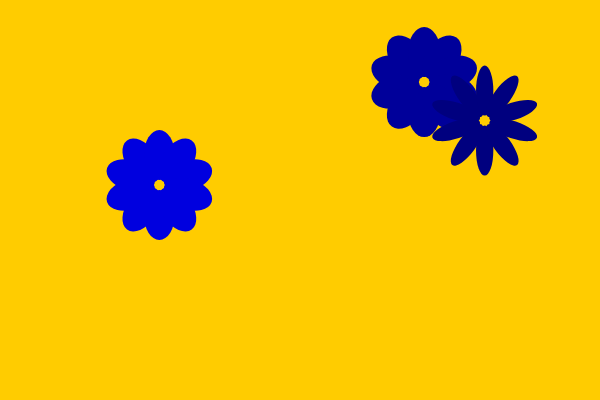
Frame 1 (no input)
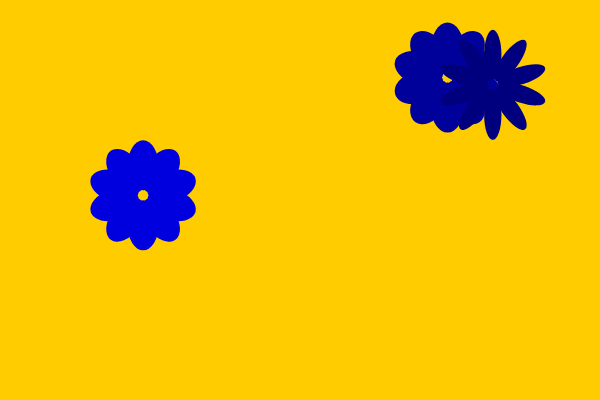
Frame 60 (no input)
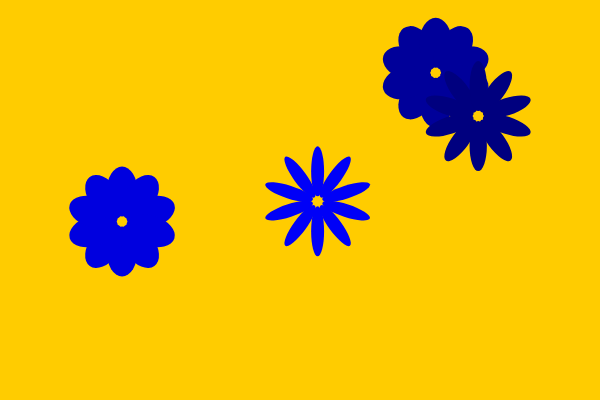
Frame 120 (the mouse pressed at the canvas centre since frame 60)

The p5.js sketch that drew these frames (run headless with seeded random() and noise() and a simulated clock; from frame 60 on, the mouse is pressed at the canvas centre):

// p5.js sketch
// ── sketch.js
//Amy Liu 
let bubbles = []; 
// bubbles[0]
// bubbles[1]
// bubbles[2]

function setup() {
  createCanvas(600, 400);
  background (200);
  
  for (let i = 0; i < 3; i++) {
    let x = random(width);
    let y = random(height);
    // let x =50;
    // let y =50;
    let r = random(10,40);
    let b = random(100, 255)
        
  bubbles [i] = new Bubble(x, y, r, b);
  }
}

function mousePressed() {
  bubbles.push(new Bubble(mouseX,
                          mouseY,
                          random(10, 40),
                          random(100, 255)))
}

function draw() {               
 background(255, 204, 0);
  for (let i = 0; i <bubbles.length; i++) {
    bubbles[i].move();
    bubbles[i].show();
  }
//   bubbles[0].move()
//   bubbles[0].show()
  
//   bubbles[1].move()
//   bubbles[1].show()
  
}

class Bubble {
  constructor(x, y, r, b) {
  this.x= x;
  this.y= y;
  this.r= r;
  this.b = b;
  }

  move() {
    this.x = this.x + random (-5,5);
    this.y = this.y + random(-5,5);}
  
  show(){
    push()
    fill(0, 0, this.b);
    stroke(127, 63, 120);
    translate(this.x, this.y);
    noStroke();
    for (let i = 0; i <10; i ++) {
      ellipse(0, 30, this.r, 50);
      rotate(PI/5);
    } pop()
  }
}

//
